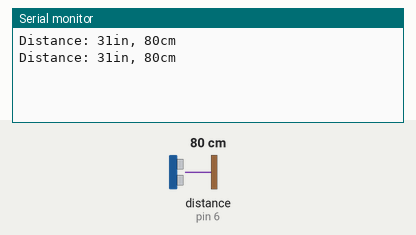
A sketch run on a simulated Arduino Uno, built with avr-gcc and run on an emulated ATmega328P. Shown: the last lines printed to the serial monitor. Wiring (inferred from the names in the program): ultrasonic range finder: trigger pin 5; echo pin 6. Inputs (shaded band) come from the test bench; at power-on: distance to the obstacle (sensor on pin 6) 80 cm. The echo pulse lasts 58.3 µs per cm.

Above: at 7.8 s.
7.9 s: distance to the obstacle (sensor on pin 6) set to 2 cm
At 14.8 s:
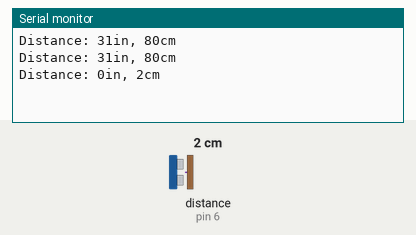
15.7 s: distance to the obstacle (sensor on pin 6) set to 4 cm
At 21.4 s:
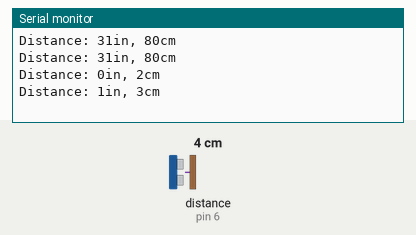
Timing chart, 0 to 22.9 s (numbered marks = the images above; inputs shaded):
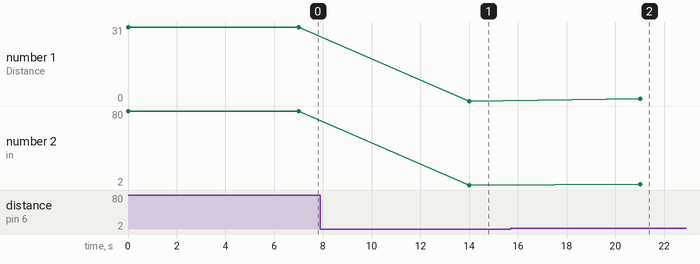

Measured:
- after the input at 7.9 s, the serial monitor: prints a new line after 6.1 s (image 1)
- after the input at 15.7 s, the serial monitor: prints a new line after 5.3 s (image 2)
- plotted number 1: 31 → 0 after the input at 7.9 s
- plotted number 2: 80 → 2 after the input at 7.9 s, 2 → 3 after the input at 15.7 s

The sketch:

ultrasonicsensor.ino
```cpp
int trigPin = 5;
int echoPin = 6;

int redLed = 11;
int blueLed = 10;
int greenLed = 9;

void setup() {
  // put your setup code here, to run once:
  Serial.begin(9600);
  pinMode(trigPin,OUTPUT);
  pinMode(echoPin,INPUT);
}

void loop() {
  // put your main code here, to run repeatedly:
  digitalWrite(trigPin,LOW);
  delayMicroseconds(2);
  digitalWrite(trigPin,HIGH);
  delayMicroseconds(10);
  digitalWrite(trigPin,LOW);
  long duration = pulseIn(echoPin,HIGH);
  long inches = microsecondsToInches(duration);
  long cms = microsecondsToCentimeters(duration);
  Serial.print("Distance: ");
  Serial.print(inches);
  Serial.print("in, ");
  Serial.print(cms);
  Serial.println("cm");
  delay(1000);
  long distance = duration*0.034/2;
//  Serial.print("Distance: ");
//  Serial.println(distance);
//  delay(5000);
  if (cms<10)
  {
    digitalWrite(redLed,HIGH);
    delay(5000);
    digitalWrite(redLed,LOW);
    delay(1000);
  }
  else if (cms>=10 && cms<=25)
  {
    digitalWrite(blueLed,HIGH);
    delay(5000);
    digitalWrite(blueLed,LOW);
    delay(1000);
  }
  else
  {
    digitalWrite(greenLed,HIGH);
    delay(5000);
    digitalWrite(greenLed,LOW);
    delay(1000);
  }
}

long microsecondsToInches(long microseconds) {
  return microseconds /74 /2;
}

long microsecondsToCentimeters(long microseconds) {
  return microseconds /29 /2;
}
```
